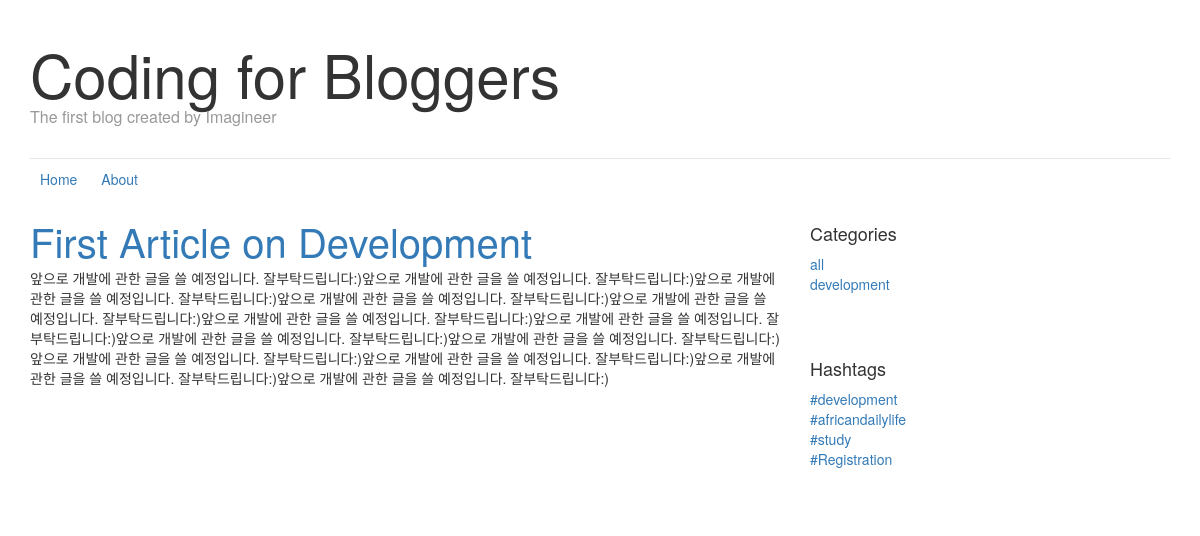
/?category=dv, run on the app's committed database.
### feed/models.py (models this page shows, shortened)
class Article(models.Model):
    DEVELOPMENT = "dv"
    PERSONAL = "ps"
    CATEGORY_CHOICES = (
        (DEVELOPMENT, "development"),
        (PERSONAL, "personal"),
    )
    title = models.CharField(max_length=200)
    content = models.TextField()
    category = models.CharField(
        max_length=2,
        choices=CATEGORY_CHOICES,
        default=DEVELOPMENT,
    )
    hashtag = models.ManyToManyField(HashTag)

class HashTag(models.Model):
    name = models.CharField(max_length=50)
    def __str__(self):
        return self.name

### feed/views.py (the view)
# urls.py: url(r'^$', views.index, name='index'),
def index(request):
    article_list = Article.objects.all()
    hashtag_list = HashTag.objects.all()
    category = request.GET.get("category")
    hashtag = request.GET.get("hashtag")
    if not category and not hashtag:
        article_list = Article.objects.all()
    elif category:
        article_list = Article.objects.filter(category=category)
    else:
        article_list = Article.objects.filter(hashtag__name=hashtag)
    category_list = set([
        (article.category, article.get_category_display())
        for article in article_list
    ])
    ctx = {
        "article_list" : article_list,
        "hashtag_list" : hashtag_list,
        "category_list" : category_list,
    }
    return render(request, "index.html", ctx)

### Templates/index.html
{% extends "base.html" %}
{% block body %}
<div class = "container">
  <header class="blog-header">
          <h1 class="blog-title">Coding for Bloggers</h1>
          <p class="lead blog-description">The first blog created by Imagineer</p>
  </header>
</div>
{% include "navbar.html" %}
<div class = "container">
  <div class="row">
        <div class="col-md-8 blog-main">
          <div class="blog-post">
            {% for article in article_list %}
            <h2 class="blog-post-title">
              <a href="/{{article.id}}/">
              {{article.title}}
              </a>
            </h2>
            <p> {{article.content}} </p>
            {% endfor %}
          </div>
        </div>
        <aside class="col-md-4 blog-sidebar">
          <div class="sidebar-module">
            <h4>Categories</h4>
            <ol class="list-unstyled">
              <li><a href="/">all</a></li>
              {% for alias, category in category_list %}
              <li><a href="/?category={{alias}}">{{category}}</a></li>
              {% endfor %}
            </ol>
          </div>
          <div class="sidebar-module">
            <h4>Hashtags</h4>
            <ol class="list-unstyled">
              {% for hashtag in hashtag_list %}
              <li><a href="/?hashtag={{hashtag.name}}"">#{{hashtag}}</a></li>
              {% endfor %}
            </ol>
          </div>
        </aside>
  </div>
</div>
{% endblock %}

### Static/css/base.css (style rules this page uses)
.blog-header { line-height: 1; border-bottom: 1px solid #e5e5e5; padding-bottom: 1rem!important; padding-top: 1rem!important; display: block; box-sizing: border-box; }
.blog-title { margin-top: 30px; margin-bottom: 0; font-size: 60px; font-weight: normal; }
.blog-description { font-size: 20px; color: #999; }
.lead { margin-bottom: 20px; font-size: 16px; font-weight: 300; line-height: 1.4; }
.blog-post-title { margin-bottom: 5px; font-size: 40px; }
.sidebar-module { padding: 15px; margin: 0 -15px 15px; }
.list-unstyled { padding-left: 0; list-style: none; }

### data on the page
Article: title "First Article on Development", content "앞으로 개발에 관한 글을 쓸 예정입니다. 잘부탁드립니다:)앞으로 개발에 관한 글을 쓸 예정입니다. 잘부탁드립니다:)앞으로 개발에 관한 글을 쓸 예정입니다. 잘부탁드립니다:)앞으로 개발에 관한 글을 쓸 예정입니다. 잘부탁드립니다:)앞으로 개발에 관한 글을 쓸 예정입니다. 잘부탁드립니다:)앞으로 개발에 관한 글을 쓸 예정입니다. 잘부탁드립니다:)앞으로 개발에 관한 글을 쓸 예정입니다. 잘부탁드립니다:)앞으로 개발에 관한 글을 쓸 예정입니다. 잘부탁드립니다:)앞으로 개발에 관한 글을 쓸 예정입니다. 잘부탁드립니다:)앞으로 개발에 관한 글을 쓸 예정입니다. 잘부탁드립니다:)앞으로 개발에 관한 글을 쓸 예정입니다. 잘부탁드립니다:)앞으로 개발에 관한 글을 쓸 예정입니다. 잘부탁드립니다:)앞으로 개발에 관한 글을 쓸 예정입니다. 잘부탁드립니다:)"
HashTag: name "development"
HashTag: name "africandailylife"
HashTag: name "study"
HashTag: name "Registration"

### other printed values
{{ category }} "development"
